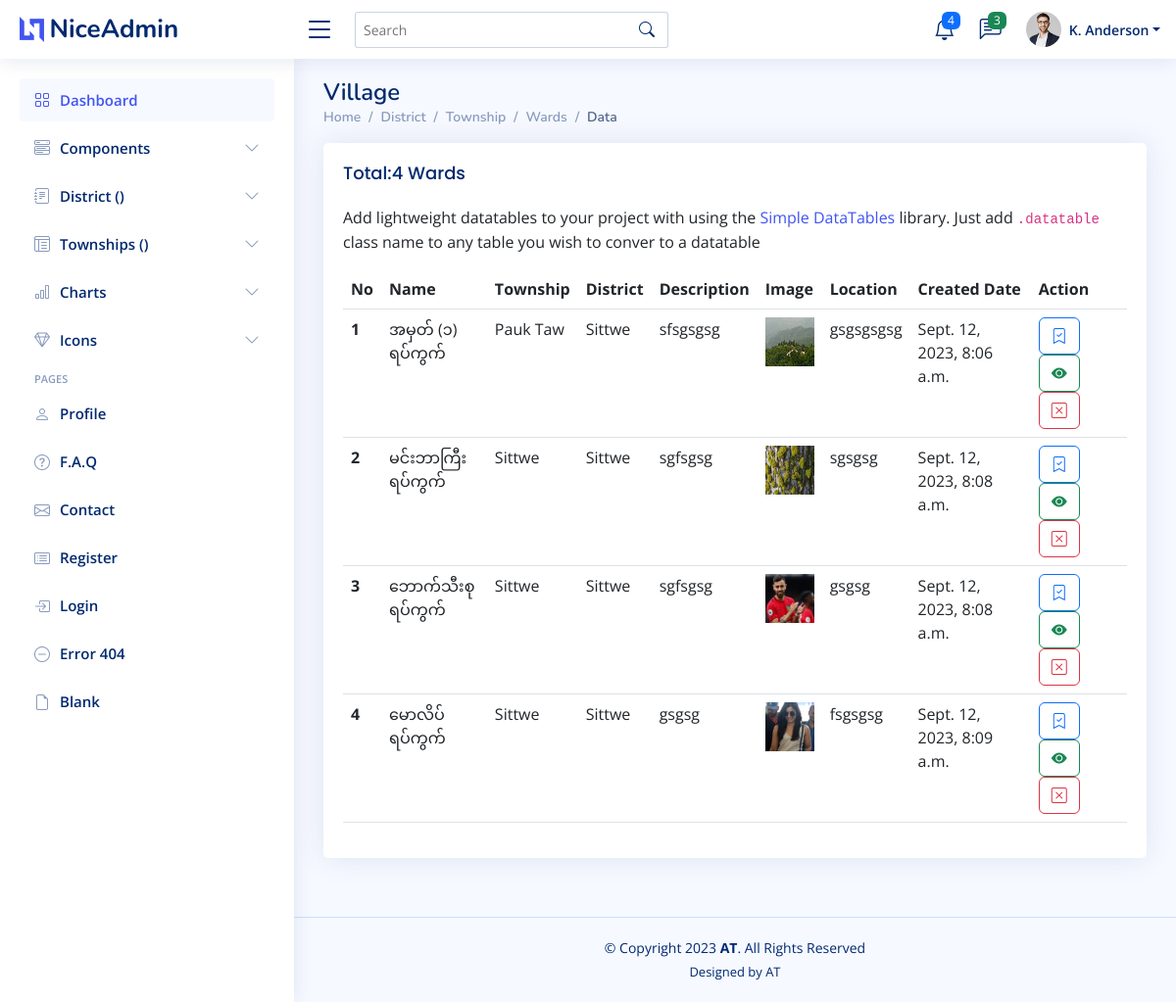
Before: /dashboard/ward/ with the older database file.
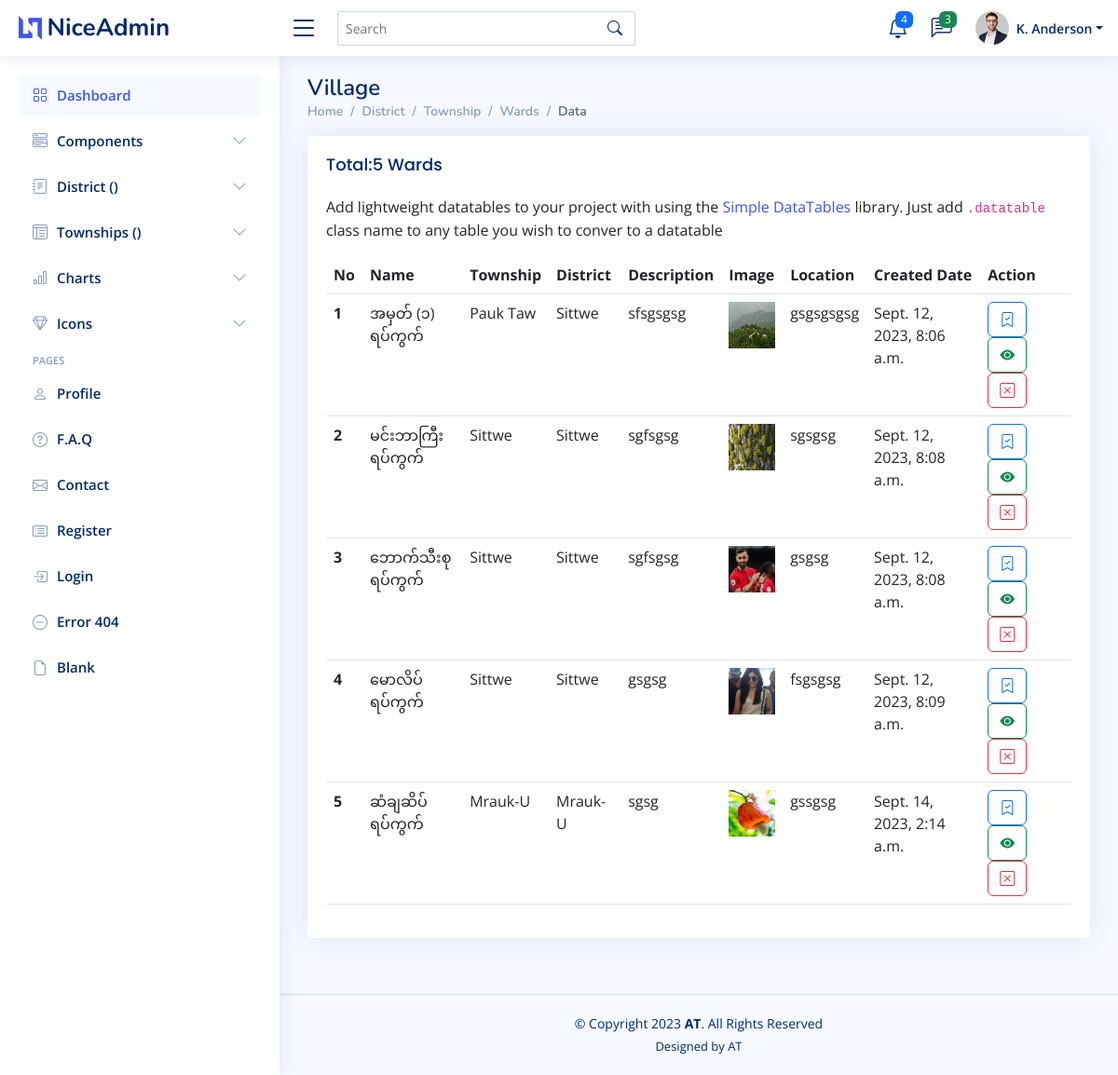
After: the same page with the newer database file.
### mainapp/models.py (models this page shows, shortened)
class Ward(models.Model):
     township = models.ForeignKey(Township, on_delete=models.CASCADE)
     name = models.CharField(max_length=200)
     description = models.TextField()
     image = models.ImageField(upload_to='ward-image')
     location = models.CharField(max_length=200, blank=True, null=True)
     created = models.DateTimeField(default=timezone.now, null=True, blank=True)
     updated = models.DateTimeField(auto_now=True, null=True, blank=True)

class Township(models.Model):
     district = models.ForeignKey(District, on_delete=models.CASCADE)
     name = models.CharField(max_length=200)
     description = models.TextField()
     image = models.ImageField(upload_to='township-image')
     location = models.CharField(max_length=200, blank=True, null=True)
     created = models.DateTimeField(default=timezone.now, null=True, blank=True)
     updated = models.DateTimeField(auto_now=True, null=True, blank=True)
     def __str__(self):
          return self.name

class District(models.Model):
     name = models.CharField(max_length=200)
     description = models.TextField()
     created = models.DateTimeField(default=timezone.now, null=True, blank=True)
     updated = models.DateTimeField(auto_now=True, null=True, blank=True)
     def __str__(self):
          return self.name

### mainapp/views.py (the view)
# urls.py: path('ward/', views.ward, name='wards'),
def ward(request):
     wards = Ward.objects.all()
     context = {
          'wards':wards
     }
     return render(request, 'backend/pages/ward.html', context)

### mainapp/templates/backend/pages/ward.html (shortened to what this page needs)
{% extends 'backend/layouts/main.html' %}
{% block content %}
<div class="pagetitle">
      <div class="pagetitle">
        <h1>Village </h1>
        <nav>
          <ol class="breadcrumb">
            <li class="breadcrumb-item"><a href="{% url 'dashboard' %}">Home</a></li>
            <li class="breadcrumb-item"><a href="{% url 'districts' %}">District</a></li>
            <li class="breadcrumb-item"><a href="{% url 'townships' %}">Township</a></li>
            <li class="breadcrumb-item"><a href="{% url 'wards' %}">Wards</a></li>
            <li class="breadcrumb-item active">Data</li>
          </ol>
        </nav>
      </div>
      <section class="section">
        <div class="row">
          <div class="col-lg-12">
            <div class="card">
              <div class="card-body">
                <h5 class="card-title">Total:{{ wards.count }} Wards</h5>
                <p>Add lightweight datatables to your project with using the <a href="https://github.com/fiduswriter/Simple-DataTables" target="_blank">Simple DataTables</a> library. Just add <code>.datatable</code> class name to any table you wish to conver to a datatable</p>
                <table class="table datatable">
                  <thead>
                    <tr>
                      <th scope="col">No</th>
                      <th scope="col">Name</th>
                      <th scope="col">Township</th>
                      <th scope="col">District</th>
                      <th scope="col">Description</th>
                      <th scope="col">Image</th>
                      <th scope="col">Location</th>
                      <th scope="col">Created Date</th>
                      <th scope="col">Action</th>
                    </tr>
                  </thead>
                  <tbody>
                    {% for ward in wards %}
                    <tr>
                      <th scope="row">{{ forloop.counter }}</th>
                      <td>{{ ward.name }}</td>
                      <td>{{ ward.township }}</td>
                      <td>{{ ward.township.district }}</td>
                      <td>{{ ward.description|safe }}</td>
                      <td>
                         <img src="{{ ward.image.url }}" alt="" style="width: 50px; height: 50px;">
                      </td>
                      <td>{{ ward.location }}</td>
                      <td>{{ ward.created }}</td>
                      <td>
                        <a href="" class="btn btn-outline-primary">
                          <i class="bi bi-bookmark-check"></i>
                        </a>
                        <a href="" class="btn btn-outline-success">
                          <i class="bi bi-eye-fill"></i>
                        </a>
                        <a href="" class="btn btn-outline-danger">
                        <i class="bi bi-x-square"></i>
                        </a>
                      </td>
                    </tr>
                    {% endfor %}
                  </tbody>
                </table>
              </div>
            </div>
          </div>
        </div>
      </section>
</div>
{% endblock content %}

Changed rows visible on the page:
added Ward: name "ဆံချဆိပ် ရပ်ကွက်", township "Mrauk-U", township.district "Mrauk-U", description "sgsg", image (picture), location "gssgsg", created "Sept. 14, 2023, 2:14 a.m."
Other visible differences:
{{ wards.count }}: "4" → "5"
